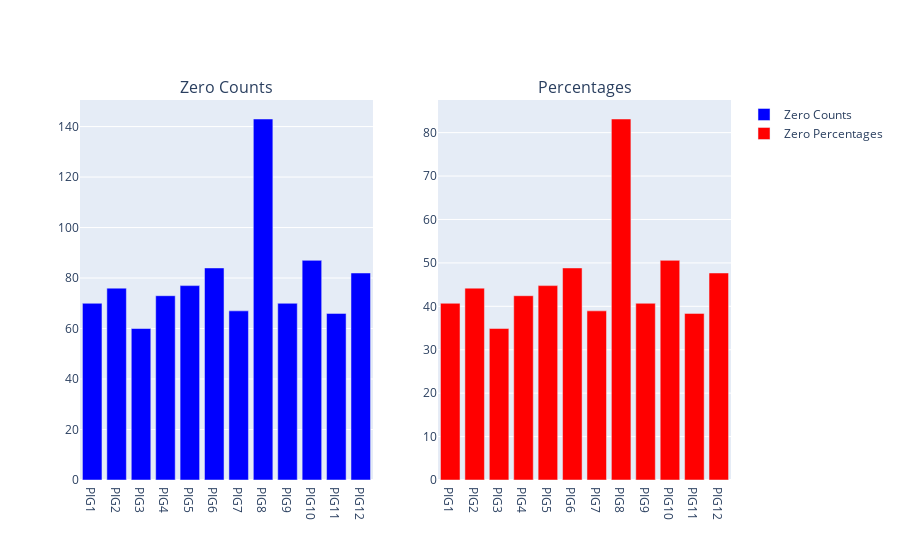

Notebook code cell kept with this figure:
### Markdown cell above
#### Investigating PIG8 for low abundance

### Code cell
# Calculate the amount and percentages of zeros in each column
zero_counts = simplified_microbiome_df[abundance_columns].apply(lambda x: sum(x == 0))
zero_percentages = zero_counts / simplified_microbiome_df.shape[0] * 100

# Plot the zero percentages and counts as subplots
fig = make_subplots(rows=1, cols=2, subplot_titles=["Zero Counts",  "Percentages"])

fig.add_trace(go.Bar(x=zero_counts.index, y=zero_counts, name="Zero Counts", marker_color="blue"), row=1, col=1)
fig.add_trace(go.Bar(x=zero_percentages.index, y=zero_percentages, name="Zero Percentages", marker_color="red"), row=1, col=2)

fig.show()
fig.write_html("./data/outputs/microbiome/simplified_microbiome_zero_counts_percentages.html")

### Figure 1 — Plotly figure (JSON) as saved in the notebook; plotly's stock layout.template omitted (floating-point values rounded to 4 significant figures)
{"data": [{"marker": {"color": "blue"}, "name": "Zero Counts", "type": "bar", "x": ["PIG1", "PIG2", "PIG3", "PIG4", "PIG5", "PIG6", "PIG7", "PIG8", "PIG9", "PIG10", "PIG11", "PIG12"], "xaxis": "x", "y": [70, 76, 60, 73, 77, 84, 67, 143, 70, 87, 66, 82], "yaxis": "y"}, {"marker": {"color": "red"}, "name": "Zero Percentages", "type": "bar", "x": ["PIG1", "PIG2", "PIG3", "PIG4", "PIG5", "PIG6", "PIG7", "PIG8", "PIG9", "PIG10", "PIG11", "PIG12"], "xaxis": "x2", "y": [40.7, 44.19, 34.88, 42.44, 44.77, 48.84, 38.95, 83.14, 40.7, 50.58, 38.37, 47.67], "yaxis": "y2"}], "layout": {"annotations": [{"font": {"size": 16}, "showarrow": false, "text": "Zero Counts", "x": 0.225, "xanchor": "center", "xref": "paper", "y": 1, "yanchor": "bottom", "yref": "paper"}, {"font": {"size": 16}, "showarrow": false, "text": "Percentages", "x": 0.775, "xanchor": "center", "xref": "paper", "y": 1, "yanchor": "bottom", "yref": "paper"}], "xaxis": {"anchor": "y", "domain": [0, 0.45]}, "xaxis2": {"anchor": "y2", "domain": [0.55, 1]}, "yaxis": {"anchor": "x", "domain": [0, 1]}, "yaxis2": {"anchor": "x2", "domain": [0, 1]}}}
